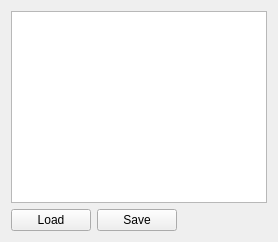
             <widget class="QWidget" name="tab_10">
              <attribute name="title">
               <string>History</string>
              </attribute>
              <layout class="QVBoxLayout" name="verticalLayout_9">
               <item>
                <widget class="QListWidget" name="AlgoHistroy">
                 <property name="sizePolicy">
                  <sizepolicy hsizetype="MinimumExpanding" vsizetype="Expanding">
                   <horstretch>0</horstretch>
                   <verstretch>0</verstretch>
                  </sizepolicy>
                 </property>
                 <property name="minimumSize">
                  <size>
                   <width>0</width>
                   <height>100</height>
                  </size>
                 </property>
                </widget>
               </item>
               <item>
                <layout class="QHBoxLayout" name="horizontalLayout_5">
                 <item>
                  <widget class="QPushButton" name="btnLoadHistory">
                   <property name="sizePolicy">
                    <sizepolicy hsizetype="Fixed" vsizetype="Fixed">
                     <horstretch>0</horstretch>
                     <verstretch>0</verstretch>
                    </sizepolicy>
                   </property>
                   <property name="text">
                    <string>Load</string>
                   </property>
                  </widget>
                 </item>
                 <item>
                  <widget class="QPushButton" name="btnSaveHistory">
                   <property name="sizePolicy">
                    <sizepolicy hsizetype="Fixed" vsizetype="Fixed">
                     <horstretch>0</horstretch>
                     <verstretch>0</verstretch>
                    </sizepolicy>
                   </property>
                   <property name="text">
                    <string>Save</string>
                   </property>
                  </widget>
                 </item>
                 <item>
                  <spacer name="horizontalSpacer_2">
                   <property name="orientation">
                    <enum>Qt::Horizontal</enum>
                   </property>
                   <property name="sizeHint" stdset="0">
                    <size>
                     <width>40</width>
                     <height>20</height>
                    </size>
                   </property>
                  </spacer>
                 </item>
                </layout>
               </item>
              </layout>
             </widget>
